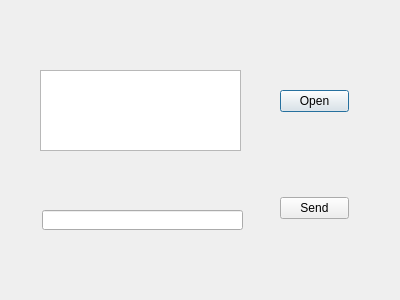
<?xml version="1.0" encoding="UTF-8"?>
<ui version="4.0">
 <class>xfserialport</class>
 <widget class="QDialog" name="xfserialport">
  <property name="geometry">
   <rect>
    <x>0</x>
    <y>0</y>
    <width>400</width>
    <height>300</height>
   </rect>
  </property>
  <property name="windowTitle">
   <string>xfserialport</string>
  </property>
  <widget class="QWidget" name="verticalLayoutWidget">
   <property name="geometry">
    <rect>
     <x>269</x>
     <y>0</y>
     <width>91</width>
     <height>311</height>
    </rect>
   </property>
   <layout class="QVBoxLayout" name="verticalLayout">
    <item>
     <widget class="QPushButton" name="BtnOpen">
      <property name="text">
       <string>Open</string>
      </property>
     </widget>
    </item>
    <item>
     <widget class="QPushButton" name="BtnSend">
      <property name="text">
       <string>Send</string>
      </property>
     </widget>
    </item>
   </layout>
  </widget>
  <widget class="QTextEdit" name="EditRev">
   <property name="geometry">
    <rect>
     <x>40</x>
     <y>70</y>
     <width>201</width>
     <height>81</height>
    </rect>
   </property>
  </widget>
  <widget class="QLineEdit" name="EditSend">
   <property name="geometry">
    <rect>
     <x>42</x>
     <y>210</y>
     <width>201</width>
     <height>20</height>
    </rect>
   </property>
  </widget>
 </widget>
 <layoutdefault spacing="6" margin="11"/>
 <resources/>
 <connections/>
</ui>
